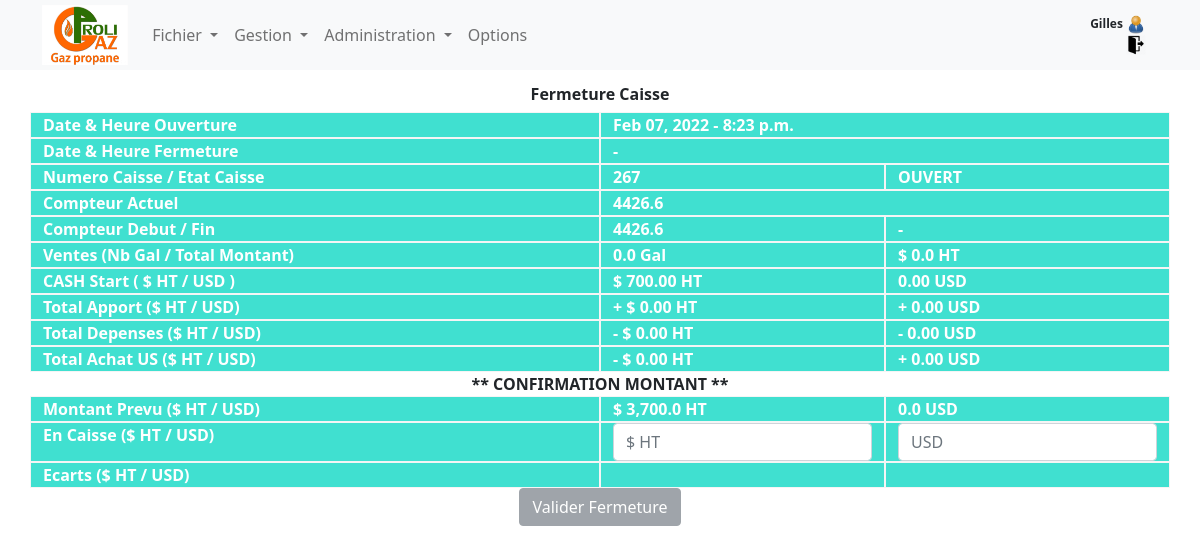
Screenshot of /topgaz/closing (signed in) with the database file from the repository.
### topgaz/models.py (models this page shows, shortened)
class Caisse(models.Model):
    heure_ouv = models.DateTimeField(blank=True, default=datetime.datetime.now)
    heure_close = models.DateTimeField(blank=True, default=datetime.datetime.now)
    gd_open = models.DecimalField(max_digits=7, decimal_places=2, blank=True)
    us_open = models.DecimalField(max_digits=7, decimal_places=2, blank=True)
    av_meter = models.DecimalField(max_digits=7, decimal_places=1, blank=True, default=Decimal('0.00'))
    ap_meter = models.DecimalField(max_digits=7, decimal_places=1, blank=True, default=Decimal('0.00'))
    cur_meter = models.DecimalField(max_digits=7, decimal_places=1, blank=True, default=Decimal('0.00'))
    cur_price = models.IntegerField(blank=True, default=0)
    tot_gal = models.DecimalField(max_digits=7, decimal_places=1, blank=True, default=Decimal('0.00'))
    tot_ventes = models.DecimalField(max_digits=7, decimal_places=1, blank=True, default=Decimal('0.00'))
    total_app = models.DecimalField(max_digits=7, decimal_places=2, blank=True, default=Decimal('0.00'))
    total_appus = models.DecimalField(max_digits=7, decimal_places=2, blank=True, default=Decimal('0.00'))
    total_dep = models.DecimalField(max_digits=7, decimal_places=2, blank=True, default=Decimal('0.00'))
    total_depus = models.DecimalField(max_digits=7, decimal_places=2, blank=True, default=Decimal('0.00'))
    total_buyus = models.DecimalField(max_digits=7, decimal_places=2, blank=True, default=Decimal('0.00'))
    total_equiht = models.DecimalField(max_digits=7, decimal_places=2, blank=True, default=Decimal('0.00'))
    auth_user = models.CharField(max_length=64, blank=True, default="NA")
    prevu_gd = models.DecimalField(max_digits=7, decimal_places=2, blank=True, default=Decimal('0.00'))
    prevu_us = models.DecimalField(max_digits=7, decimal_places=2, blank=True, default=Decimal('0.00'))
    gd_close = models.DecimalField(max_digits=7, decimal_places=2, blank=True, default=Decimal('0.00'))
    us_close = models.DecimalField(max_digits=7, decimal_places=2, blank=True, default=Decimal('0.00'))
    ecart_gd = models.DecimalField(max_digits=7, decimal_places=2, blank=True, default=Decimal('0.00'))
    ecart_us = models.DecimalField(max_digits=7, decimal_places=2, blank=True, default=Decimal('0.00'))
    etat_caisse = models.CharField(max_length=32, blank=True, default="FERME")

### topgaz/views.py (the view, shortened to what this page needs)
# urls.py: path("closing", views.closing, name="closing"),
def closing(request):
    if not request.user.is_authenticated:
        return render(request, "topgaz/denied.html")
    last_caisse = Caisse.objects.last()
    message = ''
    return render(request, "topgaz/closing.html", {
        'caisse':last_caisse,
        'message':message
    })

### topgaz/templates/topgaz/closing.html (shortened to what this page needs)
{% extends "topgaz/layout.html" %}
{% load static %}
{% block css %}
<link rel="stylesheet" type="text/css" href="{% static 'topgaz/style1.css' %}">
{% endblock %}
{% block body %}
{% load humanize %}
<div class="container-sm justify-content-center text-center fw-bold h6">
Fermeture Caisse
</div>
<div class="container-sm fw-bold">
<div class="row">
  <div class="col-sm newcol">Date & Heure Ouverture</div>
  <div class="col-sm newcol">{{ caisse.heure_ouv|date:"M d, Y" }} - {{ caisse.heure_ouv|date:"P" }}</div>
</div>
<div class="row">
  <div class="col-sm newcol">Date & Heure Fermeture</div>
  <div class="col-sm newcol"> {% if caisse.etat_caisse == 'OUVERT' %} -
    {% else %} {{ caisse.heure_close|date:"M d, Y" }} - {{ caisse.heure_close|date:"P" }}
    {% endif %}
  </div>
</div>
<div class="row">
  <div class="col-sm-6 newcol">Numero Caisse / Etat Caisse</div>
  <div class="col-sm newcol"> {{ caisse.id }} </div>
  <div class="col-sm newcol {% if caisse.etat_caisse == 'FERMÉ' %} fw-bold text-danger {% endif %} ">{{ caisse.etat_caisse }}</div>
</div>
<div class="row">
  <div class="col-sm-6 newcol">Compteur Actuel</div>
  <div class="col-sm newcol">{{ caisse.cur_meter }}</div>
</div>
<div class="row">
  <div class="col-sm-6 newcol">Compteur Debut / Fin</div>
  <div class="col-sm newcol">{{ caisse.av_meter }}</div>
  <div class="col-sm newcol">{% if caisse.ap_meter == 0 %}  - {% else %} {{ caisse.ap_meter }} {% endif %} </div>
</div>
<div class="row">
  <div class="col-sm-6 newcol">Ventes (Nb Gal / Total Montant)</div>
  <div class="col-sm newcol">{{ caisse.tot_gal }} Gal</div>
  <div class="col-sm newcol">$ {{ caisse.tot_ventes }} HT</div>
</div>
<div class="row">
  <div class="col-sm-6 newcol">CASH Start ( $ HT / USD )</div>
  <div class="col-sm newcol"> $ {{ caisse.gd_open }} HT</div>
  <div class="col-sm newcol">{{ caisse.us_open }} USD</div>
</div>
<div class="row">
  <div class="col-sm-6 newcol">Total Apport ($ HT / USD)</div>
  <div class="col-sm newcol">+ $ {{ caisse.total_app }} HT </div>
  <div class="col-sm newcol">+ {{ caisse.total_appus }} USD</div>
</div>
<div class="row">
  <div class="col-sm-6 newcol">Total Depenses ($ HT / USD)</div>
  <div class="col-sm newcol">- $ {{ caisse.total_dep }} HT</div>
  <div class="col-sm newcol">- {{ caisse.total_depus }} USD</div>
</div>
<div class="row">
  <div class="col-sm-6 newcol">Total Achat US ($ HT / USD)</div>
  <div class="col-sm newcol">- $ {{ caisse.total_equiht }} HT</div>
  <div class="col-sm newcol">+ {{ caisse.total_buyus }} USD</div>
</div>
<div class="row text-center justify-content-center">
** CONFIRMATION MONTANT **</div>
<div class="row">
  <div class="col-sm-6 newcol">Montant Prevu ($ HT / USD)</div>
  <div class="col-sm newcol">$ {{ caisse.prevu_gd|floatformat:1|intcomma }} HT</div>
  <div class="col-sm newcol">{{ caisse.prevu_us|floatformat:1|intcomma }} USD</div>
</div>
<form action="" method="POST">
  {% if caisse.etat_caisse == "OUVERT" %}
<div class="row">
  <div class="col-sm-6 newcol">En Caisse ($ HT / USD) </div>
  <div class="col-sm newcol"><input type="text" id="caisgd" name="caisgd" placeholder="$ HT" size="5" class="form-control">
  </div>
  <div class="col-sm newcol"><input type="text" id="caisus" name="caisus" placeholder="USD" size="5" class="form-control">
  </div>
</div>
<div class="row">
  <div class="col-sm-6 newcol">Ecarts ($ HT / USD)</div>
  <div class="col-sm newcol" id="ecartgd"></div>
  <div class="col-sm newcol" id="ecartus"></div>
</div>
</div>
<div class="container-sm text-center">
  <input type="submit" id="close" name="close_all" value="Valider Fermeture" class="btn btn-secondary">
  {% endif %}
</div>
{% endblock %}

### topgaz/templates/topgaz/layout.html (shortened to what this page needs)
<!DOCTYPE html>
{% load static %}
<html>
    <head>
        <link href="https://cdn.jsdelivr.net/npm/bootstrap@5.1.3/dist/css/bootstrap.min.css" rel="stylesheet">
            {% block css %}
            {% endblock %}
    </head>
    <body>
        {% load static %}
        <nav class="newnav py-0 navbar navbar-expand-sm fixed-top navbar-light bg-light">
          <div class="container">
          <a href="{% url 'topgaz:index' %}">
          <span class="navbar-brand">
            <img class="d-line-block align-top" src="{% static 'topgaz/logoz2.png' %}" alt="title" height="60" >
          </span>
        </a>
        {% if user.is_authenticated %}
        <div class="collapse navbar-collapse" id="navbarNav">
          <ul class="navbar-nav ">
            <li class="nav-item active">
            <li class="nav-item dropdown">
              <a class="nav-link dropdown-toggle"
              id="navbarUser"
              role="button"
              data-bs-toggle="dropdown" href="#"
              aria-expanded="false">
                Fichier
              </a>
            </li>
              <li class="nav-item dropdown">
                <a class="nav-link dropdown-toggle"
                id="navbarUser"
                role="button"
                data-bs-toggle="dropdown" href="#"
                aria-expanded="false">
                  Gestion
                </a>
              </li>
              <li class="nav-item dropdown">
                <a class="nav-link dropdown-toggle"
                id="navbarEmp"
                role="button"
                data-bs-toggle="dropdown" href="#"
                aria-expanded="false">
                 Administration
                </a>
              </li>
              <li class="nav-item active">
                <a class="nav-link" href="{% url 'topgaz:closing' %}">
                  Options
                </a>
              </li>
            </li>
          </ul>
          <div class="container">
            <div class="row d-flex justify-content-end huser">
              <div class="col-sm-auto float-end">
                {{ request.user.first_name.capitalize }}
                <img class="d-line-block align-top" src="{% static 'topgaz/user8.png' %}"
                 alt="Utilisateur" height="20" title="{{ request.user.first_name.capitalize }}
{{ request.user.email }}
{{ request.user.contact.nom}}&#013;poste
Connecté(e)">
              </div>
              </div>
              <div class="row d-flex justify-content-end huser">
              <div class="col-sm-auto">
                <a href="{% url 'topgaz:plogout' %}" title="Deconnexion">
                <img class="d-line-block align-top" src="{% static 'topgaz/signout5.png' %}" alt="Deconnexion" height="20" >
              </a>
              </div>
            </div>
          </div>
          {% else %}
          <div class="container">
            <p class="h1 fw-bold text-center text-primary">Centre de Gestion Propane</p>
          </div>
          {% endif %}
        </div>
      </div>
        </nav>
        {% block body %}
        {% endblock %}
    </body>
</html>

### topgaz/static/topgaz/style1.css (style rules this page uses)
@media screen and (min-width: 575px) { body { padding-top: 85px; } }
[class*="newcol"] { background-color: turquoise; border: 1px solid whitesmoke; color: white; }
img { max-width: 100%; object-fit: contain; }
.huser { font-size: 12px; font-weight: bold; }
.newnav { height: 70px; }

### rows the page displays
Caisse: heure_ouv "Feb 07, 2022", heure_ouv "8:23 p.m.", id "267", etat_caisse "OUVERT", cur_meter "4426.6", av_meter "4426.6", tot_gal "0.0", tot_ventes "0.0", gd_open "700.00", us_open "0.00", total_app "0.00", total_appus "0.00", total_dep "0.00", total_depus "0.00", total_equiht "0.00", total_buyus "0.00", prevu_gd "3,700.0", prevu_us "0.0"

### other values shown
{{ request.user.first_name.capitalize }} "Gilles"
